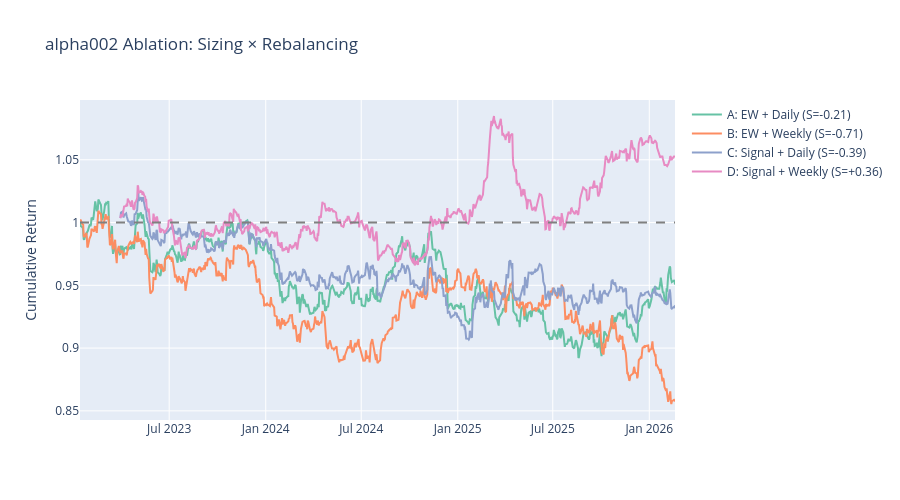

Notebook code cell kept with this figure:
### Markdown cell above
## 3. Equity Curves — Visual Comparison

### Code cell
colors = px.colors.qualitative.Set2
fig = go.Figure()
for i, (label, r) in enumerate(ablation_results.items()):
    cum = np.cumprod(1 + r["arr"])
    dates = r["port_ret"][DATE_COL].to_list()
    fig.add_trace(go.Scatter(
        x=dates, y=cum,
        name=f"{label} (S={r['sharpe']:+.2f})",
        line=dict(color=colors[i % len(colors)])
    ))
fig.add_hline(y=1.0, line_dash="dash", line_color="gray")
fig.update_layout(
    title=f"{factor_name} Ablation: Sizing × Rebalancing",
    yaxis_title="Cumulative Return",
    height=500,
)
fig.show()

### Figure 1 — Plotly figure (JSON) as saved in the notebook; plotly's stock layout.template omitted (floating-point values rounded to 4 significant figures; data arrays with more than 128 entries replaced by an {"elided": "..."} marker saying what was removed)
{"data": [{"line": {"color": "rgb(102,194,165)"}, "name": "A: EW + Daily (S=-0.21)", "type": "scatter", "x": {"elided": "778 str values"}, "y": {"elided": "778 float values"}}, {"line": {"color": "rgb(252,141,98)"}, "name": "B: EW + Weekly (S=-0.71)", "type": "scatter", "x": {"elided": "778 str values"}, "y": {"elided": "778 float values"}}, {"line": {"color": "rgb(141,160,203)"}, "name": "C: Signal + Daily (S=-0.39)", "type": "scatter", "x": {"elided": "725 str values"}, "y": {"elided": "725 float values"}}, {"line": {"color": "rgb(231,138,195)"}, "name": "D: Signal + Weekly (S=+0.36)", "type": "scatter", "x": {"elided": "725 str values"}, "y": {"elided": "725 float values"}}], "layout": {"height": 500, "shapes": [{"line": {"color": "gray", "dash": "dash"}, "type": "line", "x0": 0, "x1": 1, "xref": "x domain", "y0": 1, "y1": 1, "yref": "y"}], "title": {"text": "alpha002 Ablation: Sizing × Rebalancing"}, "yaxis": {"title": {"text": "Cumulative Return"}}}}
